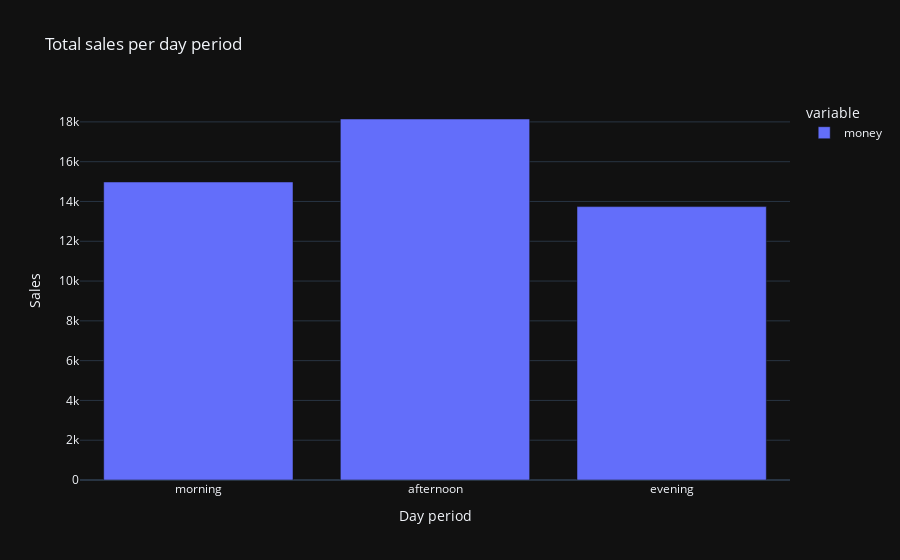

Write notebook code for a chart like this one.
### Markdown cell above
The number sales with product breakdown follows the same distribution as the sales amount. This indicates the average ticket is similar for all products, as we saw before for the days of the week.

### Code cell
# Plot total sales per day period
df_sales_per_day_period = df.groupby("day_period")["money"].sum()

fig = px.bar(
    df_sales_per_day_period,
    title="Total sales per day period",
    labels={"day_period": "Day period", "value": "Sales"},
)
fig.update_layout(
    xaxis={
        "categoryorder": "array",
        "categoryarray": ["morning", "afternoon", "evening"],
    }
)
fig.show()

### Figure 1 — Plotly figure (JSON) as saved in the notebook; plotly's stock layout.template omitted (floating-point values rounded to 4 significant figures)
{"data": [{"alignmentgroup": "True", "hovertemplate": "variable=money<br>Day period=%{x}<br>Sales=%{y}<extra></extra>", "legendgroup": "money", "marker": {"color": "#636efa", "pattern": {"shape": ""}}, "name": "money", "offsetgroup": "money", "orientation": "v", "showlegend": true, "textposition": "auto", "type": "bar", "x": ["afternoon", "evening", "morning"], "xaxis": "x", "y": [18150.0, 13740.0, 14980.0], "yaxis": "y"}], "layout": {"barmode": "relative", "legend": {"title": {"text": "variable"}, "tracegroupgap": 0}, "title": {"text": "Total sales per day period"}, "xaxis": {"anchor": "y", "categoryarray": ["morning", "afternoon", "evening"], "categoryorder": "array", "domain": [0, 1], "title": {"text": "Day period"}}, "yaxis": {"anchor": "x", "domain": [0, 1], "title": {"text": "Sales"}}}}
